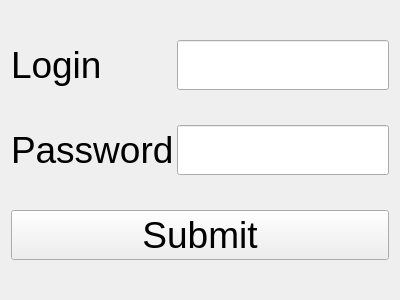
<?xml version="1.0" encoding="UTF-8"?>
<ui version="4.0">
 <class>Form</class>
 <widget class="QWidget" name="Form">
  <property name="geometry">
   <rect>
    <x>0</x>
    <y>0</y>
    <width>400</width>
    <height>300</height>
   </rect>
  </property>
  <property name="windowTitle">
   <string>Form</string>
  </property>
  <layout class="QVBoxLayout" name="verticalLayout">
   <item>
    <layout class="QHBoxLayout" name="horizontalLayout">
     <item>
      <widget class="QLabel" name="label">
       <property name="minimumSize">
        <size>
         <width>160</width>
         <height>0</height>
        </size>
       </property>
       <property name="font">
        <font>
         <pointsize>28</pointsize>
        </font>
       </property>
       <property name="text">
        <string>Login</string>
       </property>
      </widget>
     </item>
     <item>
      <widget class="QLineEdit" name="lineEdit">
       <property name="font">
        <font>
         <pointsize>28</pointsize>
        </font>
       </property>
      </widget>
     </item>
    </layout>
   </item>
   <item>
    <layout class="QHBoxLayout" name="horizontalLayout_2">
     <item>
      <widget class="QLabel" name="label_2">
       <property name="minimumSize">
        <size>
         <width>160</width>
         <height>0</height>
        </size>
       </property>
       <property name="font">
        <font>
         <pointsize>28</pointsize>
        </font>
       </property>
       <property name="text">
        <string>Password</string>
       </property>
      </widget>
     </item>
     <item>
      <widget class="QLineEdit" name="lineEdit_2">
       <property name="font">
        <font>
         <pointsize>28</pointsize>
        </font>
       </property>
      </widget>
     </item>
    </layout>
   </item>
   <item>
    <widget class="QPushButton" name="pushButton">
     <property name="font">
      <font>
       <pointsize>28</pointsize>
      </font>
     </property>
     <property name="text">
      <string>Submit</string>
     </property>
    </widget>
   </item>
  </layout>
 </widget>
 <resources/>
 <connections/>
</ui>
